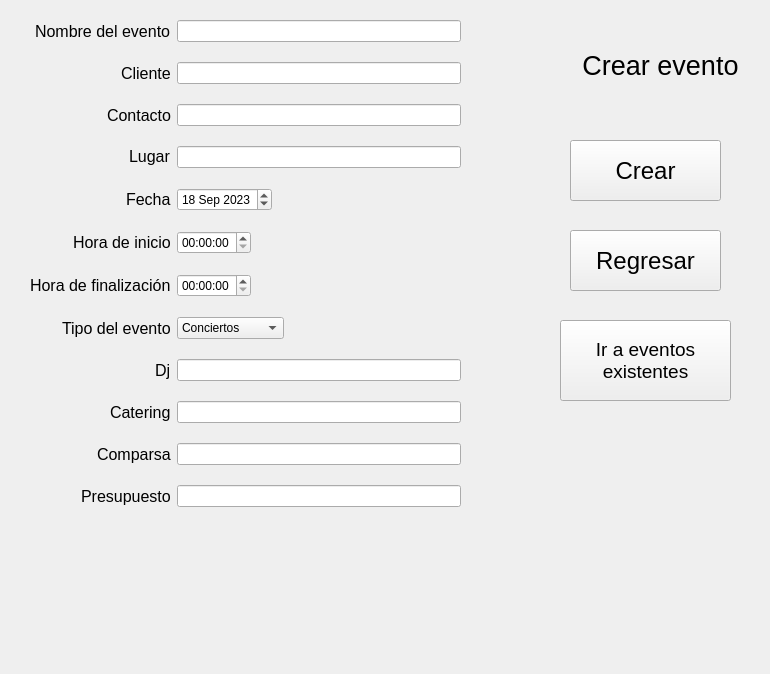
    <widget class="QWidget" name="page05_CrearEvento">
     <widget class="QLabel" name="label_10">
      <property name="geometry">
       <rect>
        <x>560</x>
        <y>40</y>
        <width>201</width>
        <height>51</height>
       </rect>
      </property>
      <property name="font">
       <font>
        <pointsize>20</pointsize>
       </font>
      </property>
      <property name="text">
       <string>Crear evento</string>
      </property>
      <property name="alignment">
       <set>Qt::AlignCenter</set>
      </property>
     </widget>
     <widget class="QPushButton" name="pushButton_Cancelar_3">
      <property name="geometry">
       <rect>
        <x>570</x>
        <y>230</y>
        <width>151</width>
        <height>61</height>
       </rect>
      </property>
      <property name="font">
       <font>
        <pointsize>18</pointsize>
       </font>
      </property>
      <property name="text">
       <string>Regresar</string>
      </property>
      <property name="autoDefault">
       <bool>false</bool>
      </property>
      <property name="default">
       <bool>false</bool>
      </property>
      <property name="flat">
       <bool>false</bool>
      </property>
     </widget>
     <widget class="QPushButton" name="pushButton_Crear">
      <property name="geometry">
       <rect>
        <x>570</x>
        <y>140</y>
        <width>151</width>
        <height>61</height>
       </rect>
      </property>
      <property name="font">
       <font>
        <pointsize>18</pointsize>
       </font>
      </property>
      <property name="text">
       <string>Crear</string>
      </property>
     </widget>
     <widget class="QWidget" name="layoutWidget">
      <property name="geometry">
       <rect>
        <x>30</x>
        <y>20</y>
        <width>431</width>
        <height>645</height>
       </rect>
      </property>
      <layout class="QFormLayout" name="formLayout_3">
       <property name="fieldGrowthPolicy">
        <enum>QFormLayout::ExpandingFieldsGrow</enum>
       </property>
       <property name="labelAlignment">
        <set>Qt::AlignRight|Qt::AlignTrailing|Qt::AlignVCenter</set>
       </property>
       <property name="verticalSpacing">
        <number>20</number>
       </property>
       <property name="leftMargin">
        <number>0</number>
       </property>
       <property name="topMargin">
        <number>0</number>
       </property>
       <property name="rightMargin">
        <number>0</number>
       </property>
       <property name="bottomMargin">
        <number>0</number>
       </property>
       <item row="0" column="0">
        <widget class="QLabel" name="nombreEventoLabel">
         <property name="font">
          <font>
           <pointsize>12</pointsize>
          </font>
         </property>
         <property name="text">
          <string>Nombre del evento</string>
         </property>
        </widget>
       </item>
       <item row="0" column="1">
        <widget class="QLineEdit" name="lineEdit_nombreEvento"/>
       </item>
       <item row="1" column="0">
        <widget class="QLabel" name="clienteLabel">
         <property name="font">
          <font>
           <pointsize>12</pointsize>
          </font>
         </property>
         <property name="text">
          <string>Cliente</string>
         </property>
        </widget>
       </item>
       <item row="2" column="0">
        <widget class="QLabel" name="contactoLabel">
         <property name="font">
          <font>
           <pointsize>12</pointsize>
          </font>
         </property>
         <property name="text">
          <string>Contacto</string>
         </property>
        </widget>
       </item>
       <item row="2" column="1">
        <widget class="QLineEdit" name="lineEdit_contacto"/>
       </item>
       <item row="3" column="0">
        <widget class="QLabel" name="lugarLabel">
         <property name="text">
          <string>&lt;html&gt;&lt;head/&gt;&lt;body&gt;&lt;p&gt;&lt;span style=&quot; font-size:12pt;&quot;&gt;Lugar&lt;/span&gt;&lt;/p&gt;&lt;/body&gt;&lt;/html&gt;</string>
         </property>
        </widget>
       </item>
       <item row="3" column="1">
        <widget class="QLineEdit" name="lineEdit_lugar"/>
       </item>
       <item row="4" column="0">
        <widget class="QLabel" name="fechaLabel">
         <property name="font">
          <font>
           <pointsize>12</pointsize>
          </font>
         </property>
         <property name="text">
          <string>Fecha</string>
         </property>
        </widget>
       </item>
       <item row="4" column="1">
        <widget class="QDateEdit" name="dateEdit_fechaEvento">
         <property name="dateTime">
          <datetime>
           <hour>6</hour>
           <minute>0</minute>
           <second>0</second>
           <year>2023</year>
           <month>9</month>
           <day>18</day>
          </datetime>
         </property>
         <property name="minimumDateTime">
          <datetime>
           <hour>6</hour>
           <minute>0</minute>
           <second>0</second>
           <year>2023</year>
           <month>1</month>
           <day>5</day>
          </datetime>
         </property>
        </widget>
       </item>
       <item row="5" column="0">
        <widget class="QLabel" name="horaInicioLabel">
         <property name="font">
          <font>
           <pointsize>12</pointsize>
          </font>
         </property>
         <property name="text">
          <string>Hora de inicio</string>
         </property>
        </widget>
       </item>
       <item row="5" column="1">
        <widget class="QTimeEdit" name="dateEdit_horaInicio"/>
       </item>
       <item row="6" column="0">
        <widget class="QLabel" name="horaFinLabel">
         <property name="text">
          <string>&lt;html&gt;&lt;head/&gt;&lt;body&gt;&lt;p&gt;&lt;span style=&quot; font-size:12pt;&quot;&gt;Hora de finalización&lt;/span&gt;&lt;/p&gt;&lt;/body&gt;&lt;/html&gt;</string>
         </property>
        </widget>
       </item>
       <item row="6" column="1">
        <widget class="QTimeEdit" name="dateEdit_horaFin"/>
       </item>
       <item row="7" column="0">
        <widget class="QLabel" name="tipoEventoLabel">
         <property name="font">
          <font>
           <pointsize>12</pointsize>
          </font>
         </property>
         <property name="text">
          <string>Tipo del evento</string>
         </property>
        </widget>
       </item>
       <item row="7" column="1">
        <widget class="QComboBox" name="lineEdit_tipoEvento">
         <item>
          <property name="text">
           <string>Conciertos</string>
          </property>
         </item>
         <item>
          <property name="text">
           <string>Bailes</string>
          </property>
         </item>
         <item>
          <property name="text">
           <string>Bodas</string>
          </property>
         </item>
         <item>
          <property name="text">
           <string>Conferencias</string>
          </property>
         </item>
         <item>
          <property name="text">
           <string>Graduaciones</string>
          </property>
         </item>
        </widget>
       </item>
       <item row="8" column="0">
        <widget class="QLabel" name="djLabel">
         <property name="font">
          <font>
           <pointsize>12</pointsize>
          </font>
         </property>
         <property name="text">
          <string>Dj</string>
         </property>
        </widget>
       </item>
       <item row="8" column="1">
        <widget class="QLineEdit" name="lineEdit_dj"/>
       </item>
       <item row="9" column="0">
        <widget class="QLabel" name="cateringLabel">
         <property name="font">
          <font>
           <pointsize>12</pointsize>
          </font>
         </property>
         <property name="text">
          <string>Catering</string>
         </property>
        </widget>
       </item>
       <item row="9" column="1">
        <widget class="QLineEdit" name="lineEdit_catering"/>
       </item>
       <item row="10" column="0">
        <widget class="QLabel" name="comparsaLabel">
         <property name="font">
          <font>
           <pointsize>12</pointsize>
          </font>
         </property>
         <property name="text">
          <string>Comparsa</string>
         </property>
        </widget>
       </item>
       <item row="10" column="1">
        <widget class="QLineEdit" name="lineEdit_comparsa"/>
       </item>
       <item row="11" column="0">
        <widget class="QLabel" name="presupuestoLabel">
         <property name="font">
          <font>
           <pointsize>12</pointsize>
          </font>
         </property>
         <property name="text">
          <string>Presupuesto</string>
         </property>
        </widget>
       </item>
       <item row="11" column="1">
        <widget class="QLineEdit" name="lineEdit_presupuesto"/>
       </item>
       <item row="1" column="1">
        <widget class="QLineEdit" name="lineEdit_cliente"/>
       </item>
      </layout>
     </widget>
     <widget class="QPushButton" name="pushButton_Eventos">
      <property name="geometry">
       <rect>
        <x>560</x>
        <y>320</y>
        <width>171</width>
        <height>81</height>
       </rect>
      </property>
      <property name="font">
       <font>
        <pointsize>14</pointsize>
       </font>
      </property>
      <property name="text">
       <string>Ir a eventos 
existentes</string>
      </property>
     </widget>
    </widget>
